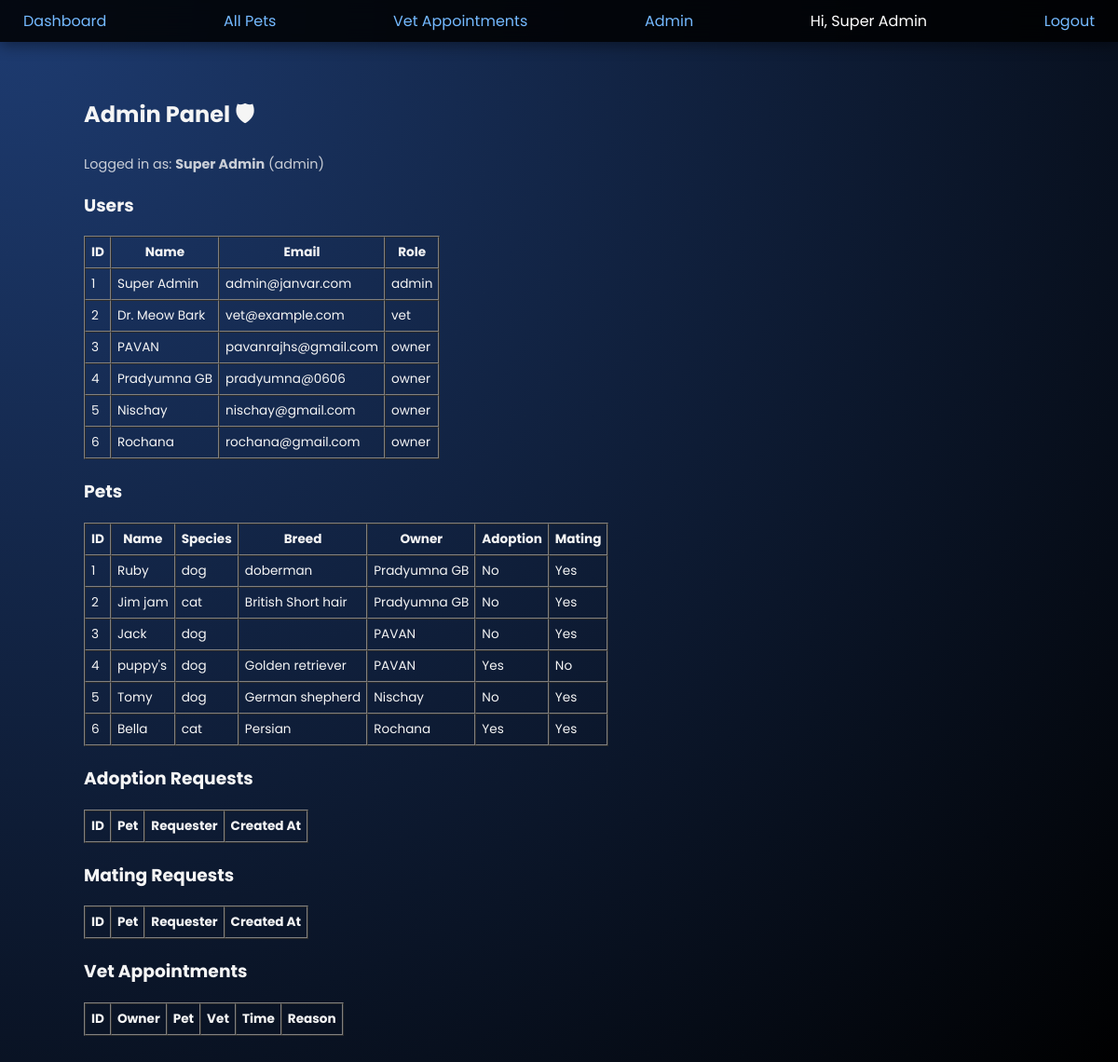
The page /admin (signed in) on the database its author committed.
### models.py (models this page shows)
class User(UserMixin, db.Model):
    __tablename__ = "users"
    id = db.Column(db.Integer, primary_key=True)
    name = db.Column(db.String(120), nullable=False)
    email = db.Column(db.String(120), unique=True, nullable=False)
    password_hash = db.Column(db.String(255), nullable=False)
    role = db.Column(db.String(20), default="owner")  # owner / vet / admin
    city = db.Column(db.String(120))  # optional: for location-based matching
    pets = db.relationship("Pet", backref="owner", lazy=True)

class Pet(db.Model):
    __tablename__ = "pets"
    id = db.Column(db.Integer, primary_key=True)
    name = db.Column(db.String(120), nullable=False)
    species = db.Column(db.String(50), nullable=False)  # dog / cat
    image = db.Column(db.String(200))  # filename of uploaded image
    address = db.Column(db.String(255))  # pet exact location / address
    breed = db.Column(db.String(120))
    age = db.Column(db.Integer)
    gender = db.Column(db.String(10))  # male / female
    color = db.Column(db.String(50))
    weight_kg = db.Column(db.Float)
    city = db.Column(db.String(120))  # city of the pet
    is_for_adoption = db.Column(db.Boolean, default=False)
    is_for_mating = db.Column(db.Boolean, default=False)
    vaccinated = db.Column(db.Boolean, default=False)
    dewormed = db.Column(db.Boolean, default=False)
    pedigree_certified = db.Column(db.Boolean, default=False)
    neutered = db.Column(db.Boolean, default=False)
    temperament = db.Column(db.String(120))  # calm / playful / friendly / etc.
    health_notes = db.Column(db.Text)
    owner_id = db.Column(db.Integer, db.ForeignKey("users.id"), nullable=False)

### app.py (the view)
@app.route("/admin")
@login_required
def admin_dashboard():
    if current_user.role != "admin":
        flash("Admin access only.", "danger")
        return redirect(url_for("dashboard"))
    users = User.query.all()
    pets = Pet.query.all()
    adoptions = AdoptionRequest.query.all()
    matings = MatingRequest.query.all()
    appointments = VetAppointment.query.all()
    return render_template(
        "admin_dashboard.html",
        users=users,
        pets=pets,
        adoptions=adoptions,
        matings=matings,
        appointments=appointments,
    )

### app.py (called while the page is built)
@login_manager.user_loader
def load_user(user_id):
    return User.query.get(int(user_id))

### templates/admin_dashboard.html (shortened to what this page needs)
{% extends "base.html" %}
{% block content %}
<div class="container">
  <h2>Admin Panel 🛡</h2>
  <p style="font-size:0.9rem;opacity:0.8;">
    Logged in as: <strong>{{ current_user.name }}</strong> ({{ current_user.role }})
  </p>
  <h3>Users</h3>
  <table border="1" cellpadding="6" cellspacing="0" style="font-size:0.85rem;">
    <tr>
      <th>ID</th>
      <th>Name</th>
      <th>Email</th>
      <th>Role</th>
    </tr>
    {% for u in users %}
    <tr>
      <td>{{ u.id }}</td>
      <td>{{ u.name }}</td>
      <td>{{ u.email }}</td>
      <td>{{ u.role }}</td>
    </tr>
    {% endfor %}
  </table>
  <h3 style="margin-top:20px;">Pets</h3>
  <table border="1" cellpadding="6" cellspacing="0" style="font-size:0.85rem;">
    <tr>
      <th>ID</th>
      <th>Name</th>
      <th>Species</th>
      <th>Breed</th>
      <th>Owner</th>
      <th>Adoption</th>
      <th>Mating</th>
    </tr>
    {% for p in pets %}
    <tr>
      <td>{{ p.id }}</td>
      <td>{{ p.name }}</td>
      <td>{{ p.species }}</td>
      <td>{{ p.breed }}</td>
      <td>{{ p.owner.name if p.owner else "Unknown" }}</td>
      <td>{{ "Yes" if p.is_for_adoption else "No" }}</td>
      <td>{{ "Yes" if p.is_for_mating else "No" }}</td>
    </tr>
    {% endfor %}
  </table>
  <h3 style="margin-top:20px;">Adoption Requests</h3>
  <table border="1" cellpadding="6" cellspacing="0" style="font-size:0.85rem;">
    <tr>
      <th>ID</th>
      <th>Pet</th>
      <th>Requester</th>
      <th>Created At</th>
    </tr>
  </table>
  <h3 style="margin-top:20px;">Mating Requests</h3>
  <table border="1" cellpadding="6" cellspacing="0" style="font-size:0.85rem;">
    <tr>
      <th>ID</th>
      <th>Pet</th>
      <th>Requester</th>
      <th>Created At</th>
    </tr>
  </table>
  <h3 style="margin-top:20px;">Vet Appointments</h3>
  <table border="1" cellpadding="6" cellspacing="0" style="font-size:0.85rem;">
    <tr>
      <th>ID</th>
      <th>Owner</th>
      <th>Pet</th>
      <th>Vet</th>
      <th>Time</th>
      <th>Reason</th>
    </tr>
  </table>
</div>
{% endblock %}

### templates/base.html (shortened to what this page needs)
<!doctype html>
<html lang="en">
<head>
  <link rel="stylesheet" href="{{ url_for('static', filename='style.css') }}">
</head>
<body>
<nav>
  <a href="{{ url_for('dashboard') }}">Dashboard</a>
  <a href="{{ url_for('pets') }}">All Pets</a>
  <a href="{{ url_for('appointments') }}">Vet Appointments</a>
  {% if current_user.is_authenticated %}
    {% if current_user.role == "admin" %}
      <a href="{{ url_for('admin_dashboard') }}">Admin</a>
    {% endif %}
    <span>Hi, {{ current_user.name }}</span>
    <a href="{{ url_for('logout') }}">Logout</a>
  {% else %}
    <a href="{{ url_for('login') }}">Login</a>
    <a href="{{ url_for('register') }}">Register</a>
  {% endif %}
</nav>
<div class="container">
  {% block content %}{% endblock %}
</div>
</body>
</html>

### static/style.css (style rules this page uses)
* { box-sizing: border-box; }
body { margin: 0; font-family: 'Poppins', sans-serif; background: radial-gradient(circle at top left, #1e3c72, #000); color: #f5f5f5; }
a { color: #74b9ff; text-decoration: none; }
.container { max-width: 1100px; margin: 0 auto; padding: 20px; }
nav { background: rgba(0,0,0,0.85); backdrop-filter: blur(10px); color: #fff; display: flex; justify-content: space-between; align-items: center; padding: 10px 25px; position: sticky; top: 0; z-index: 10; box-shadow: 0 4px 15px rgba(0,0,0,0.4); }

### rows shown on the page
User: name "Super Admin", role "admin", id "1", email "admin@janvar.com"
User: id "2", name "Dr. Meow Bark", email "vet@example.com", role "vet"
User: id "3", name "PAVAN", email "pavanrajhs@gmail.com", role "owner"
User: id "4", name "Pradyumna GB", email "pradyumna@0606", role "owner"
User: id "5", name "Nischay", email "nischay@gmail.com", role "owner"
User: id "6", name "Rochana", email "rochana@gmail.com", role "owner"
Pet: id "1", name "Ruby", species "dog", breed "doberman", owner "Pradyumna GB", is_for_adoption "No", is_for_mating "Yes"
Pet: id "2", name "Jim jam", species "cat", breed "British Short hair", owner "Pradyumna GB", is_for_adoption "No", is_for_mating "Yes"
Pet: id "3", name "Jack", species "dog", owner "PAVAN", is_for_adoption "No", is_for_mating "Yes"
Pet: id "4", name "puppy's", species "dog", breed "Golden retriever", owner "PAVAN", is_for_adoption "Yes", is_for_mating "No"
Pet: id "5", name "Tomy", species "dog", breed "German shepherd", owner "Nischay", is_for_adoption "No", is_for_mating "Yes"
Pet: id "6", name "Bella", species "cat", breed "Persian", owner "Rochana", is_for_adoption "Yes", is_for_mating "Yes"
